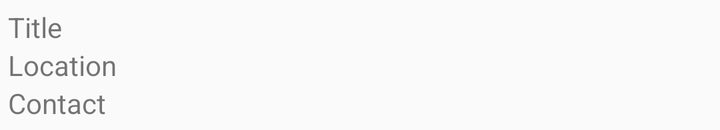
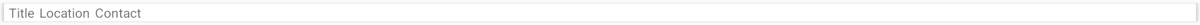

First picture: res/layout/ on a phone held upright. Second picture: the repository's own variant of that layout, on a device whose configuration matches the variant's folder. Source for both follows.
<!-- AndroidManifest.xml: application theme MyAppTheme -->
<!-- res/layout/recycler_layout.xml -->
<?xml version="1.0" encoding="utf-8"?>
<LinearLayout xmlns:android="http://schemas.android.com/apk/res/android"
    android:orientation="horizontal" android:layout_width="match_parent"
    android:layout_height="wrap_content"
    android:layout_margin="4dp">

    <ImageView
        android:id="@+id/recycler_image"
        android:layout_width="wrap_content"
        android:layout_height="wrap_content" />

    <LinearLayout
        android:layout_width="match_parent"
        android:layout_height="wrap_content"
        android:orientation="vertical">

        <TextView
            android:id="@+id/recycler_title"
            android:layout_width="wrap_content"
            android:layout_height="wrap_content"
            android:text="Title"/>

        <TextView
            android:id="@+id/recycler_location"
            android:layout_width="wrap_content"
            android:layout_height="wrap_content"
            android:text="Location"/>

        <TextView
            android:id="@+id/recycler_contact"
            android:layout_width="wrap_content"
            android:layout_height="wrap_content"
            android:text="Contact"/>

    </LinearLayout>



</LinearLayout>
<!-- resources referenced by this layout -->
<resources>
  <style name="MyAppTheme" parent="Theme.AppCompat.Light.NoActionBar">
          
          <item name="colorPrimary">@color/colorPrimary</item>
          <item name="colorPrimaryDark">@color/colorPrimaryDark</item>
          <item name="colorAccent">@color/colorAccent</item>
          <item name="windowActionBar">false</item>
          <item name="windowNoTitle">true</item>
      </style>
  <color name="colorPrimary">#42b4e6</color>
  <color name="colorPrimaryDark">#1a8fc2</color>
  <color name="colorAccent">#42e673</color>
</resources>
<!-- res/layout-xlarge/recycler_layout.xml (the repository's variant of the layout above) -->
<!-- drawn on a large tablet held sideways -->
<?xml version="1.0" encoding="utf-8"?>
<android.support.v7.widget.CardView xmlns:android="http://schemas.android.com/apk/res/android"
    xmlns:app="http://schemas.android.com/apk/res-auto"
    android:orientation="horizontal"
    android:layout_width="match_parent"
    android:layout_height="wrap_content"
    android:layout_margin="4dp">

    <LinearLayout
        android:layout_width="match_parent"
        android:layout_height="wrap_content"
        app:cardCornerRadius="5dp"
        app:cardElevation="3dp"
        android:orientation="horizontal">

        <ImageView
            android:id="@+id/recycler_image"
            android:layout_width="wrap_content"
            android:layout_height="wrap_content"
            android:layout_marginTop="6dp"/>


            <TextView
                android:id="@+id/recycler_title"
                android:layout_width="wrap_content"
                android:layout_height="wrap_content"
                android:text="Title"
                android:layout_marginLeft="5dp"/>

            <TextView
                android:id="@+id/recycler_location"
                android:layout_width="wrap_content"
                android:layout_height="wrap_content"
                android:text="Location"
                android:layout_marginLeft="5dp"/>

            <TextView
                android:id="@+id/recycler_contact"
                android:layout_width="wrap_content"
                android:layout_height="wrap_content"
                android:text="Contact"
                android:layout_marginLeft="5dp"/>

    </LinearLayout>

</android.support.v7.widget.CardView>
